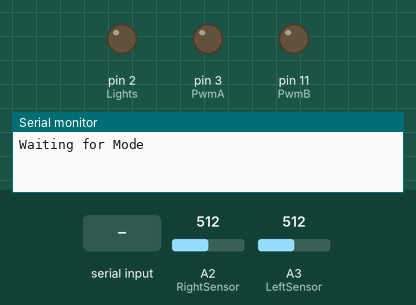
Recording of a sketch running on a simulated Arduino Uno, built with avr-gcc and run on an emulated ATmega328P. On the bench: output pins drawn as LEDs (lit = HIGH), the last lines printed to the serial monitor. Inputs (shaded band) come from the test bench; at power-on: A2 (RightSensor) = 512, A3 (LeftSensor) = 512.

Above: at 0.9 s.
1.0 s: "0" received over Serial
At 2.0 s:
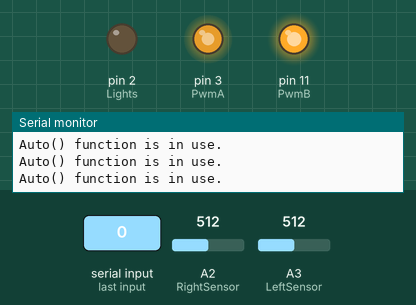
2.5 s: A2 (RightSensor) set to 490
At 3.1 s:
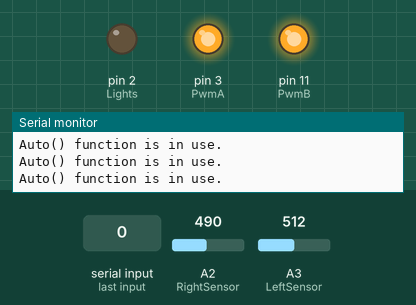
4.0 s: A3 (LeftSensor) set to 490
At 4.4 s:
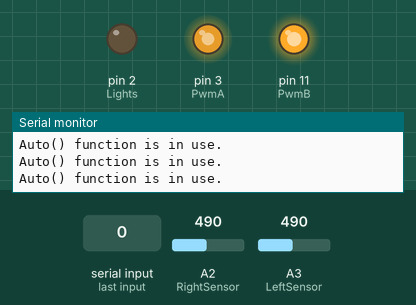
7.0 s: A3 (LeftSensor) set to 510
8.5 s: A3 (LeftSensor) set to 306
At 9.8 s:
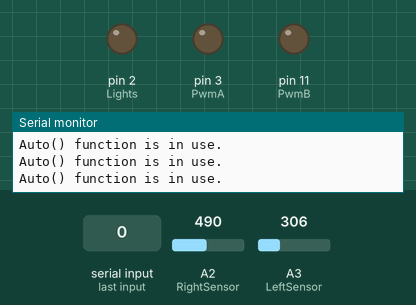
Timing chart, 0 to 12.5 s (numbered marks = the images above; inputs shaded):
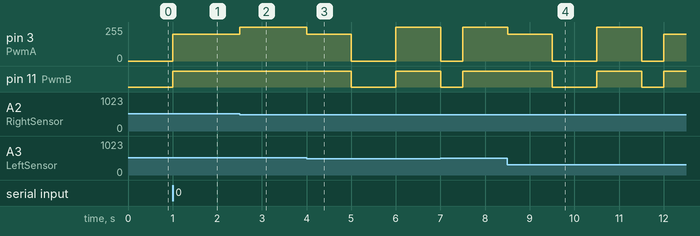

Measured:
- the behaviour switches between 500 and 499 on A2 (RightSensor) (found by bisection; images 1 and 2)
- after the input at 1.0 s, pin 3 (PwmA): 0/255 → 200/255 at once; pin 11 (PwmB): LOW → HIGH at once
- after the input at 2.5 s, pin 3 (PwmA): 200/255 → 255/255 at once
- after the input at 4.0 s, pin 3 (PwmA): 255/255 → 200/255 at once, → 0/255 1.0 s later, → 255/255 1.0 s later; pin 11 (PwmB): HIGH → LOW after 1.0 s, → HIGH 1.0 s later
- after the input at 8.5 s, pin 3 (PwmA): 255/255 → 200/255 at once, → 0/255 1.0 s later, → 255/255 1.0 s later, → 0/255 1.0 s later, … (5 changes in this stretch); pin 11 (PwmB): HIGH → LOW after 1.0 s, → HIGH 1.0 s later, → LOW 1.0 s later, → HIGH 0.50 s later

The sketch:

Tank_RH2_.ino
```cpp
int Lights = 2;
int PwmA =  3;
char a;
char c;
char setMode;
int PwmB = 11;
int DirA = 12;
int DirB = 13;
int BrakeA = 9;
int BrakeB = 8;
int RightSensor = A2;
int LeftSensor = A3;
String command, mode;
boolean GotMode = false;
boolean Manual1 = false;
boolean Auto1 = false;
boolean manualcommand = false;

void setup(){
  Serial.begin(9600);
  pinMode(RightSensor, INPUT);
  pinMode(Lights, OUTPUT);
  pinMode(LeftSensor, INPUT);
  Serial.println("Waiting for Mode");
  while(GotMode == false){
   if(Serial.available()>0){
    a = Serial.read();
   }
   if(a=='0'){
    GotMode = true;
    mode = "Auto";
   }
   if(a=='1'){
    GotMode = true;
    mode = "Manual";
   }
  }
  if(mode == "Auto"){
    setMode = '0';
    Serial.println("Mode set to Auto");
  }
  if(mode == "Manual"){
    setMode = '1';
    Serial.println("Mode set to Manual");
  }
  Serial.println("Setup() complete.");
}

void loop(){
  if(setMode == '0'){
    Auto1 = true;
    Serial.println("Auto1 = true");
  }
  if(setMode == '1'){
    Manual1 = true;
    Serial.println("Manual1 = true");
  }
  while(Auto1 == true){
    Auto();
    Serial.println("Auto() function is in use.");
  }
  while(Manual1 == true){
    Manual();
  }
}

void Forward(){
  analogWrite(PwmA,200);
  analogWrite(PwmB,255);
  digitalWrite(BrakeA,0);
  digitalWrite(BrakeB,0);
  digitalWrite(DirA,1);
  digitalWrite(DirB,1);
}

void Stop(){
  analogWrite(PwmA,0);
  analogWrite(PwmB,0);
  digitalWrite(BrakeA,1);
  digitalWrite(BrakeB,1);
  digitalWrite(DirA,1);
  digitalWrite(DirB,1);
}

void Left(){
  analogWrite(PwmA,255);
  analogWrite(PwmB,255);
  digitalWrite(BrakeA,0);
  digitalWrite(BrakeB,0);
  digitalWrite(DirA,0);
  digitalWrite(DirB,1);
}

void Right(){
  analogWrite(PwmA,255);
  analogWrite(PwmB,255);
  digitalWrite(BrakeA,0);
  digitalWrite(BrakeB,0);
  digitalWrite(DirA,1);
  digitalWrite(DirB,0);
}

void Backward(){
  analogWrite(PwmA,200);
  analogWrite(PwmB,255);
  digitalWrite(BrakeA,0);
  digitalWrite(BrakeB,0);
  digitalWrite(DirA,0);
  digitalWrite(DirB,0);
}
void Auto(){
    if(analogRead(RightSensor)>500 && analogRead(LeftSensor)>500){
    Forward();
  }
  if(analogRead(RightSensor)<500 && analogRead(LeftSensor)>500){
    Left();
    delay(500);
    Forward();
  }
  if(analogRead(RightSensor)>500 &&analogRead(LeftSensor)<500){
    Right();
    delay(500);
    Forward();
  }
  if(analogRead(RightSensor)<500 && analogRead(LeftSensor)<500){
    Backward();
    delay(1000);
    Stop();
    delay(1000);
    Right();
    delay(1000);
    Stop();
    delay(500);
    Forward();
  }
}
void Manual(){
   while(manualcommand == false){
   if(Serial.available()>0){
    c = Serial.read();
    manualcommand = true;
   }
   }
  if(c == '8'){
    Forward();
  }
  if(c == '2'){
    Backward();
  }
  if(c == '5'){
    Stop();
    Serial.println("stopped");
  }
  if(c== '4'){
    Left();
  }
  if(c == '6'){
    Right();
  }
  if(c == '7'){
    digitalWrite(Lights, HIGH);
  }
  if(c == '9'){
    digitalWrite(Lights, LOW);
  }
  Serial.println("Manual() function is in use.");
  manualcommand = false;
}
```
